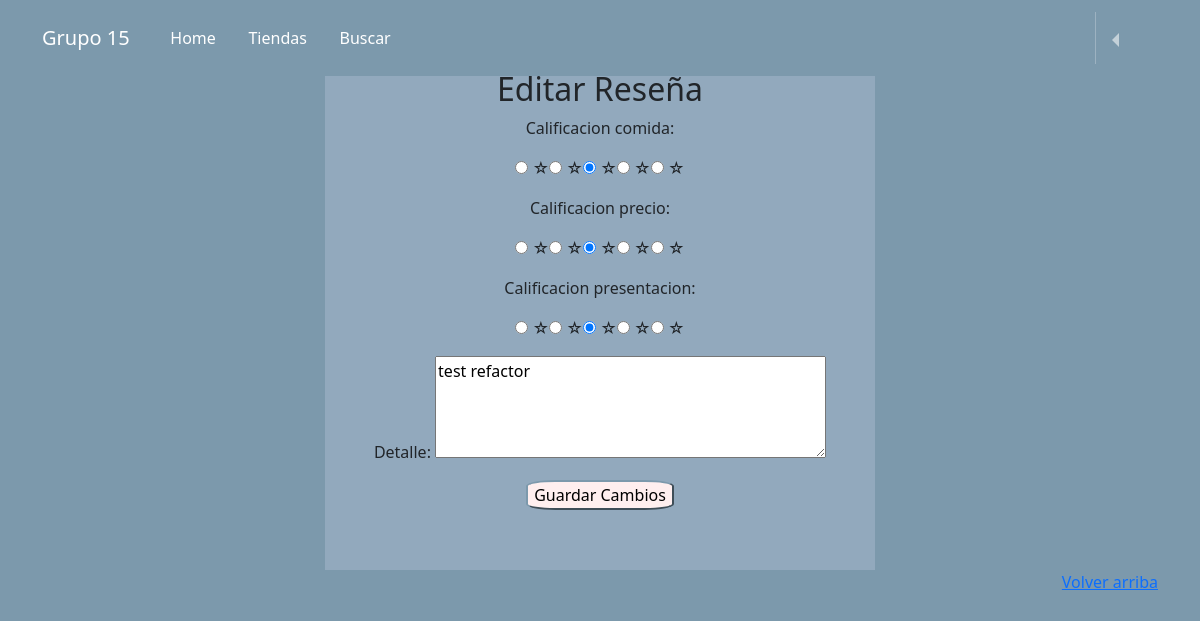
/profile/edit_review/19/, run on the app's committed database.
### reviews/models.py (models this page shows, shortened)
class Evaluacion(models.Model):
    usuario = models.ForeignKey(User, on_delete=models.CASCADE)
    local_comida = models.ForeignKey(Puesto_de_comida, related_name='evaluaciones', on_delete=models.CASCADE)
    detalle = models.TextField(blank=True)
    calificacion_comida = models.IntegerField()
    calificacion_precio = models.IntegerField()
    calificacion_presentacion = models.IntegerField()
    likes = models.IntegerField(default=0)
    dislikes = models.IntegerField(default = 0)
    fecha = models.DateTimeField(auto_now_add=True)

### reviews/views.py (the view, shortened to what this page needs)
# urls.py: path('profile/edit_review/<int:id>/', editar_reseña, name="edit_review"),
def editar_reseña(request, id):
    post = get_object_or_404(Evaluacion, id=id)
    if request.method == 'GET':
        context = {'form' : CrearReseñaForm(instance=post), "id": id}
        return render(request, "editar_reseña.html", context)

### reviews/forms.py
class CrearReseñaForm(forms.ModelForm):
   CHOICES = [(5, '☆'), (4, '☆'), (3, '☆'), (2, '☆'), (1, '☆')]
   calificacion_comida = forms.ChoiceField(widget=forms.RadioSelect(), choices=CHOICES)
   calificacion_precio = forms.ChoiceField(widget=forms.RadioSelect(), choices=CHOICES)
   calificacion_presentacion = forms.ChoiceField(widget=forms.RadioSelect(), choices=CHOICES)
   detalle = forms.CharField(widget=forms.Textarea(attrs={'rows':'4'}), required=False) # <textarea> en vez de <input>
   class Meta:
      model = Evaluacion
      fields = ["calificacion_comida", "calificacion_precio", "calificacion_presentacion", "detalle"]

### templates/editar_reseña.html (shortened to what this page needs)
{% extends 'base.html' %}
{% load static %}
{% block content %}
<head>
  <link rel="stylesheet" href="{% static 'css/editar_reseña.css' %}">
</head>
<body>
	<div class="formulario">
		<h2>Editar Reseña</h2>
		<form method="post" novalidate>
			{{ form.as_p }}
			<input type="submit" value="Guardar Cambios"/>
		</form>
	</div>
</body>
{% endblock content %}

### static/css/style.css (style rules this page uses)
body { background-color: #D3DEDC; padding-top: 70px; padding-bottom: 90px; }

### static/css/editar_reseña.css (style rules this page uses)
.formulario { text-align: flex; justify-content: center; width: 550px; height: 500px; margin: 0 auto; background-color:#92A9BD; }
#id_calificacion_comida, #id_calificacion_precio, #id_calificacion_presentacion, #id_comentario { display: flex; flex-direction: row-reverse; justify-content: center; margin: 0 auto; }
body { background-color: #7C99AC; text-align: center; }
input[type="submit"] { background-color: #FFEFEF; color: black; border-color: #7C99AC; border-radius: 20%; }

### data on the page
Evaluacion: calificacion_comida "☐ ☆ ☐ ☆ ☑ ☆ ☐ ☆ ☐ ☆", calificacion_precio "☐ ☆ ☐ ☆ ☑ ☆ ☐ ☆ ☐ ☆", calificacion_presentacion "☐ ☆ ☐ ☆ ☑ ☆ ☐ ☆ ☐ ☆", detalle "test refactor"
